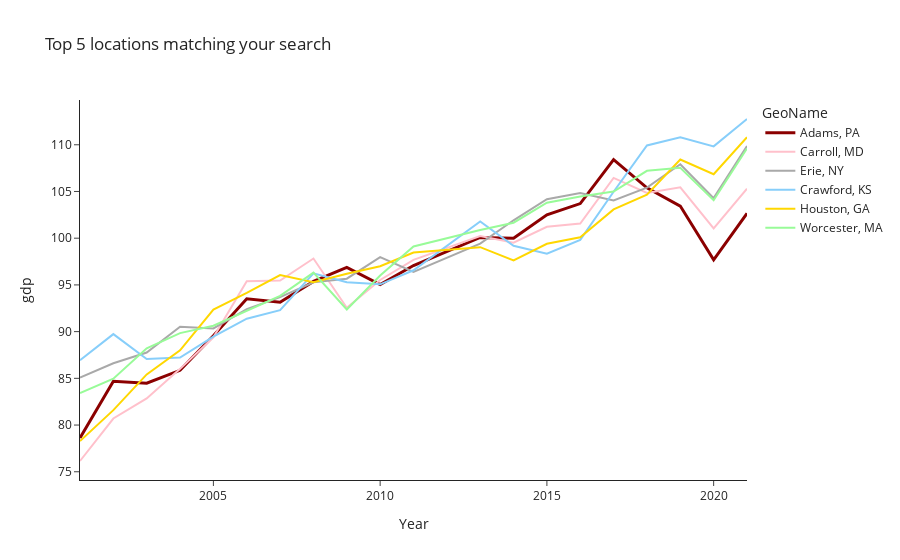

The code cell stored with this chart in its notebook:
### Code cell
# you can plot the few most similar cities:
fig = f.show_kins_plot()

### Figure 1 — Plotly figure (JSON) as saved in the notebook; plotly's stock layout.template omitted (floating-point values rounded to 4 significant figures)
{"data": [{"line": {"color": "darkred", "width": 3}, "mode": "lines", "name": "Adams, PA", "text": "Adams, PA", "textposition": "top right", "type": "scatter", "x": [2001, 2002, 2003, 2004, 2005, 2006, 2007, 2008, 2009, 2010, 2011, 2013, 2014, 2015, 2016, 2017, 2018, 2019, 2020, 2021], "y": [78.62, 84.69, 84.47, 85.86, 89.56, 93.51, 93.15, 95.38, 96.89, 95.04, 97.07, 100.1, 100.0, 102.5, 103.7, 108.4, 105.4, 103.4, 97.68, 102.7]}, {"line": {"color": "#FFC0CB"}, "mode": "lines", "name": "Carroll, MD", "text": "Carroll, MD", "textposition": "top right", "type": "scatter", "x": [2001, 2002, 2003, 2004, 2005, 2006, 2007, 2008, 2009, 2010, 2011, 2013, 2014, 2015, 2016, 2017, 2018, 2019, 2020, 2021], "y": [76.15, 80.7, 82.85, 86.01, 89.4, 95.38, 95.46, 97.82, 92.55, 95.52, 97.68, 100.2, 99.51, 101.2, 101.6, 106.5, 104.8, 105.5, 101.0, 105.3]}, {"line": {"color": "#A9A9A9"}, "mode": "lines", "name": "Erie, NY", "text": "Erie, NY", "textposition": "top right", "type": "scatter", "x": [2001, 2002, 2003, 2004, 2005, 2006, 2007, 2008, 2009, 2010, 2011, 2013, 2014, 2015, 2016, 2017, 2018, 2019, 2020, 2021], "y": [85.08, 86.62, 87.76, 90.53, 90.34, 92.42, 93.69, 95.28, 95.66, 97.97, 96.39, 99.42, 101.9, 104.2, 104.8, 104.0, 105.4, 107.9, 104.3, 109.9]}, {"line": {"color": "#87CEFA"}, "mode": "lines", "name": "Crawford, KS", "text": "Crawford, KS", "textposition": "top right", "type": "scatter", "x": [2001, 2002, 2003, 2004, 2005, 2006, 2007, 2008, 2009, 2010, 2011, 2013, 2014, 2015, 2016, 2017, 2018, 2019, 2020, 2021], "y": [86.94, 89.74, 87.07, 87.22, 89.47, 91.38, 92.29, 96.24, 95.28, 95.06, 96.57, 101.8, 99.19, 98.33, 99.82, 105.0, 109.9, 110.8, 109.8, 112.8]}, {"line": {"color": "#FFD700"}, "mode": "lines", "name": "Houston, GA", "text": "Houston, GA", "textposition": "top right", "type": "scatter", "x": [2001, 2002, 2003, 2004, 2005, 2006, 2007, 2008, 2009, 2010, 2011, 2013, 2014, 2015, 2016, 2017, 2018, 2019, 2020, 2021], "y": [78.28, 81.59, 85.42, 88.0, 92.36, 94.14, 96.05, 95.28, 96.2, 97, 98.47, 99.04, 97.62, 99.4, 100.1, 103.1, 104.7, 108.4, 106.8, 110.8]}, {"line": {"color": "#98FB98"}, "mode": "lines", "name": "Worcester, MA", "text": "Worcester, MA", "textposition": "top right", "type": "scatter", "x": [2001, 2002, 2003, 2004, 2005, 2006, 2007, 2008, 2009, 2010, 2011, 2013, 2014, 2015, 2016, 2017, 2018, 2019, 2020, 2021], "y": [83.43, 84.95, 88.21, 89.84, 90.62, 92.23, 93.83, 96.32, 92.37, 96.01, 99.12, 100.9, 101.7, 103.8, 104.5, 105.0, 107.2, 107.5, 104.1, 109.6]}], "layout": {"legend": {"title": {"text": "GeoName"}}, "title": {"text": "Top 5 locations matching your search"}, "xaxis": {"title": {"text": "Year"}}, "yaxis": {"title": {"text": "gdp"}}}}
